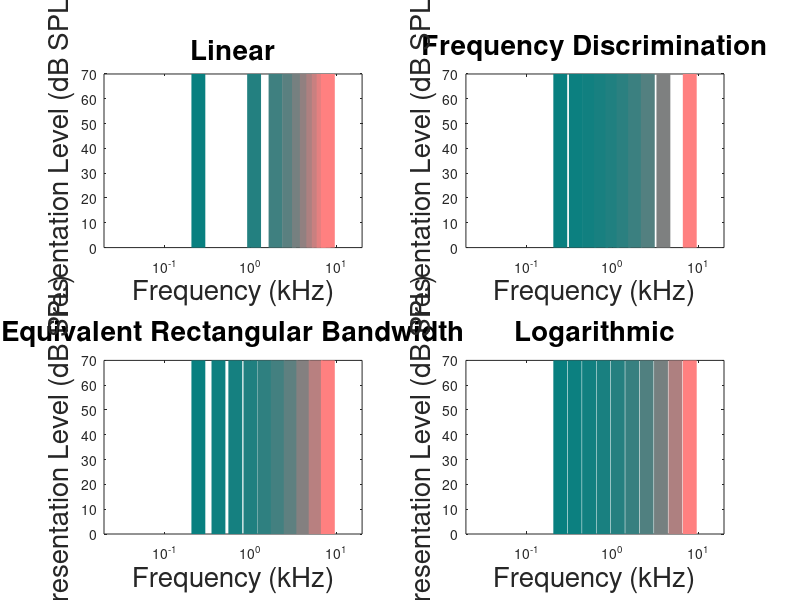
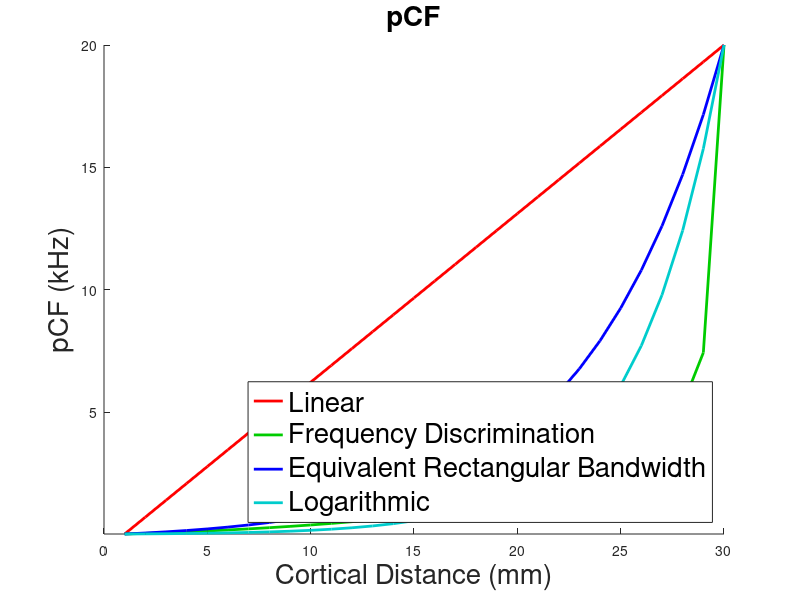
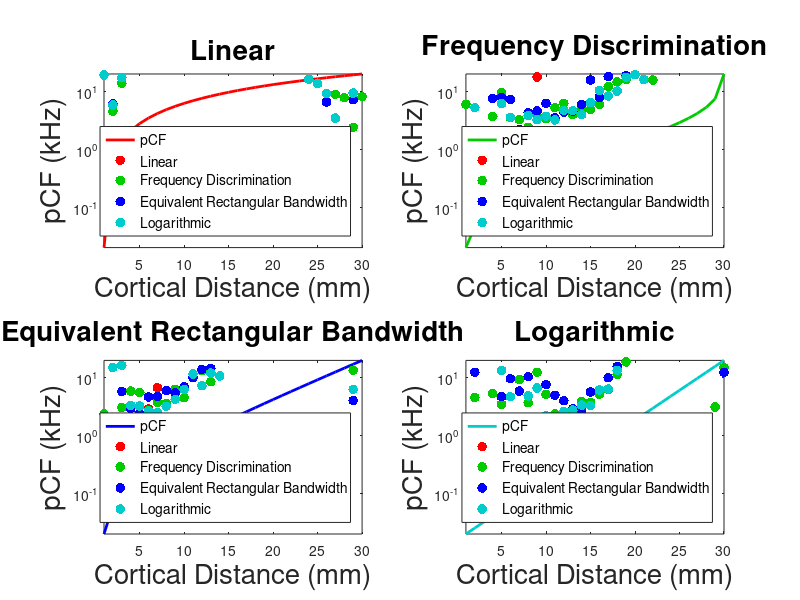
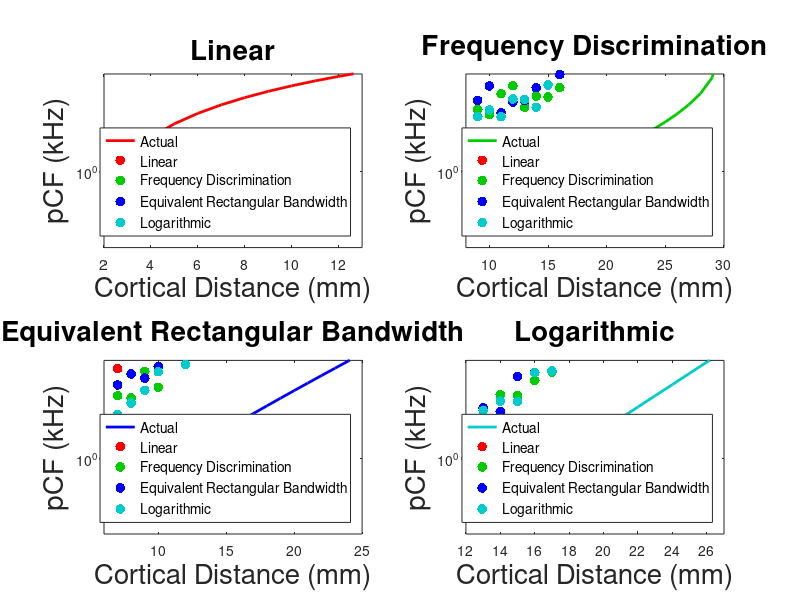

Recreate these plots in MATLAB, in order. (Note: this script raises an error after producing the figures.)
function data = fMRIFreqMagModel
% Model of Frequency magnification imaged using fMRI
% effect on stimulus spacing on recorded response compared to underlying
% spacing of neuron/voxel characterisic frequency spacing

%% TO DO
% Add spread of HMDR - apply to voxel response
% Add noise
% create bandpass noise stimuli
% each voxel contain many tuning curves - loop current code for each voxel
% and take weighted average - then convovle with gaussian Hymodynmaic
% spread response
% 30 random numbers - create coiefient - what is this and why did I say it?
%
% convert SPL to SL for Frequency Discrimination equation
%
% calculate error
% squared error
% (actual2 - estimated2) of each voxel
% mean of voxels
% square root (mean of voxels)

% root mean square error
% for iVMD = 1:length(iVMD)
% for iSMD = 1:length(iSMD)
% for i = 1:nVoxel
% SE(i)=(actual - estimated).^2;
% end
% MSE(iSMD) = mean(SE)
% end
% RMSE(iVMD) = sqrt(MSE(iSMD))
% end

% has frequency discrimation been tested at high frequencies or just
% exprolated

% set xlim of pCF zoom by finding voxels whos pCF frequency matchs
% stimulus frequency limits

% convert voxels to milimeters
% save number of voxels within stimulus set frequency range
% calculate error within stimulus set frequency range

clc; close all

%% Stimuli Magnification domain functions
% magDomain,magScale2F,magFilterWidth
StimMagDomain = {str2func('@LinMagDom'),str2func('@funNDLF'),str2func('@lcfNErb'),str2func('@LogMagDom')};
StimMagDomain2Freq = {str2func('@LinMagDom2Freq'),str2func('@funInvNDLF'),str2func('@lcfInvNErb'),str2func('@LogMagDom2Freq')};

StimSpacingNames = {'Linear','Frequency Discrimination','Equivalent Rectangular Bandwidth','Logarithmic'};   % names for graph titles for each stimulus spacing - must be in same order as StimMagDomain and StimMagDomain2Freq variables
% StimSpacingNamesv2 = {'Linear','Logarithmic','ERB','Freq Dis'}; % shorter names if needed due to space

%% Stimuli Properties
StimHighFreq = 8;  % highest frequency to test
StimLowFreq = 0.25; % lowest frequency to test
StimNum = 10;   % number of stimulus
StimdB = 70;
%% Voxel Population Properties
% Auditory system properties
HighFreq = 20;  % Highest frequency of the system
LowFreq = 0.02; % Lowest frequency of the system
Gradient = 30; % length of gradient in mm
nNeurons = 100000; % number of neurons per mm

%% Neuronal population Magnification domain fucntion
% VoxelMagSpace = {str2func('@lcfNErb'),str2func('@FreqDisMagDom')};
% VoxelMagSpace2Freq = {str2func('@lcfInvNErb'),str2func('@FreqDisMagDom2Fre')};
% VoxelFilterWidth = {str2func('@lcfErb'),str2func('@FreqDisMagDom2Freq')};
VoxelMagSpace = StimMagDomain;
VoxelMagSpace2Freq = StimMagDomain2Freq;
VoxelFilterWidth = {str2func('@lcfErb'),str2func('@lcfErb'),str2func('@lcfErb'),str2func('@lcfErb')};
% VoxelFilterWidth = {str2func('@lcfErb'),str2func('@lcfErb'),str2func('@lcfErb'),str2func('@FreqDisTuningWidth')};
% Spacing Properites
C = 1; % constant scaling for voxel tuning width
NoiseLev = 10; % level of noise in system

%% Imaging Properties
Resolution = 1;  % resolution of imaging in mm
nVoxels = Gradient/Resolution; % number of voxels
NeuronDensity = nNeurons .* Resolution; % number of neurons in each voxel
HDspread = 3; % spread of hemodynamic response in mm

%% Figure Properites
% create colours to use for plot each stimulus/voxel property
SpacingColour = {[1 0 0],[0 0.8 0],[0 0 1],[0 0.8 0.8]};

% Get monitor size to make figures full screen
f = figure ('Visible','off',...
    'Menu', 'None', ...
    'Color', [0.5, 0.5, 0.5]);

set(0,'Units','pixels') ;
p = get(0, 'MonitorPositions');
scnsize = p(1,:);
position = get(f,'Position');
outerpos = get(f,'OuterPosition');
borders = outerpos - position;
edge = -borders(1)/2;

close (f)

FIG = [scnsize(1),...
    scnsize(2),...
    scnsize(3) - edge,...
    scnsize(4)];
fFontSize = 20;
% use code below to set size of each figure created
% set(f,'OuterPosition',FIG)

% PlotIndex = [0 4 8 12] % for 4 by 4 subplot indexing

%% Set up varibles to save too
VMD = cell(length(VoxelMagSpace),1); % Voxel properties - use length for looping
SMD = struct('VoxRes', ones(StimNum,nVoxels), ... % Stimulus propertie - use length for looping
    'VCharaFreq', ones(nVoxels), ...
    'fMRIdata', ones(nVoxels));
Res = cell(length(StimMagDomain),1); % save voxel responses too

%% Create figure to display stimulus properties
fStim = figure('Color', [1 1 1]);
set(fStim,'OuterPosition',FIG)
% fOneResponse = figure('Color', [1 1 1]);
% set(fOneResponse,'OuterPosition',FIG)
% fOneVoxelResponse = figure('Color', [1 1 1]);
% set(fOneVoxelResponse,'OuterPosition',FIG)
% fOneStim = figure('Color', [1 1 1]);
% set(fOneStim,'OuterPosition',FIG)
% fOnepCF = figure('Color', [1 1 1]);
% set(fOnepCF,'OuterPosition',FIG)
% fOneVoxelHist = figure('Color', [1 1 1]);
% set(fOneVoxelHist,'OuterPosition',FIG)
for iVMD = 1:length(VoxelMagSpace)
    
    %% pCF CREATION
    % Create population charactersic frequency (pCF) Spacing Properites
    data.VoxelProp(iVMD)  = VoxelProperties(LowFreq,HighFreq,nVoxels,C,VoxelMagSpace{iVMD},VoxelMagSpace2Freq{iVMD},VoxelFilterWidth{iVMD});    %(LowFreq,HighFreq,nVoxels,C,magDomain,magScale2F,magFilterWidth)
    
    %% Voxel Response Loop
    % Create figure to plot stimulus responses
%     fResponse = figure('Color', [1 1 1]);
%     set(fResponse,'OuterPosition',FIG)
%     fVoxelResponse = figure('Color', [1 1 1]);
%     set(fVoxelResponse,'OuterPosition',FIG)
%     
    for iSMD = 1:length(StimMagDomain)
        
        %% Stimulus Set Creation
        % create stimuli frequencies for each spacing
        StimFreq = StimMagDomain2Freq{iSMD}(linspace(StimMagDomain{iSMD}(StimLowFreq),StimMagDomain{iSMD}(StimHighFreq),StimNum)); % frequencies of stimuli - 3D matrix for band limited noise
        % create stimuli gain structure
        StimLev = ones(size(StimFreq)).*StimdB; % can use to model filter response
        
        %% pCF Responses
        % loop for each stimulus frequency
        for i = 1:length(StimFreq)
%             % plot to response figure
%             figure (fResponse)
            % Response from all voxels to stimulus presented- looped for all stimulus properties and looped for all Voxel properties
            SMD.VoxRes(i,:) = VoxelResponse (StimFreq(i),StimLev,data.VoxelProp(iVMD).VFreqC,data.VoxelProp(iVMD).p,NoiseLev);
            SMD.VoxRes(SMD.VoxRes<0) = 0; % remove negative values
%             subplot(length(VoxelMagSpace)./2,length(StimMagDomain)./2,iSMD); % create and index subplot
%             area(data.VoxelProp(iVMD).VFreqC,SMD.VoxRes(i,:), 'FaceColor',[(StimFreq(i)./max(StimFreq)) 0.5 0.5]); % area plot of each population response to each stimulus over layed for each stimulus set
%             % set plot properties
%             set(gca,'XScale','log');
%             xlabel('pCF (kHz)', 'FontSize', fFontSize), ylabel('Response Level', 'FontSize', fFontSize);
%             axis tight, ylim ([0 StimLev(i)+20]), xlim ([LowFreq 20]);
%             title (StimSpacingNames{iSMD}, 'FontSize', fFontSize);
%             hold on
%             % plot stimulus frequencies on graphs for reference
%             line(repmat(StimFreq(i),1,2),[min(ylim) StimLev(i)], 'color',[(StimFreq(i)./max(StimFreq)) 0.5 0.5], 'LineWidth', 5)
%             % add title to centre of figure
%             if iSMD == 4
%                 uicontrol('Style', 'text',...
%                     'String', StimSpacingNames{iVMD},...
%                     'FontSize', 25,...
%                     'Units','normalized',...
%                     'backgroundcolor',[1 1 1],...
%                     'ForegroundColor',[0 0 0],...
%                     'Position', [0 0.5 1 0.05]);
%             end
            
%             if iSMD == 3 && i == 5 && iVMD == 3
%                 figure(fOneResponse)
%                 area(data.VoxelProp(iVMD).VFreqC,SMD.VoxRes(i,:), 'FaceColor',[(StimFreq(i)./max(StimFreq)) 0.5 0.5]); % area plot of each population response to each stimulus over layed for each stimulus set
%                 % set plot properties
%                 
%                 xlabel('pCF (kHz)', 'FontSize', fFontSize), ylabel('Response Level', 'FontSize', fFontSize);
%                 axis tight, ylim ([0 StimLev(i)+20]), xlim ([LowFreq 20]);
%                 set(gca,'XScale','log');
%                 title ('Response', 'FontSize', fFontSize);
%                 hold on
%                 % plot stimulus frequencies on graphs for reference
%                 line(repmat(StimFreq(i),1,2),[min(ylim) StimLev(i)], 'color',[(StimFreq(i)./max(StimFreq)) 0.5 0.5], 'LineWidth', 5)
%                 
%                 figure(fOneVoxelResponse)
%                 area(SMD.VoxRes(i,:), 'FaceColor',[(StimFreq(i)./max(StimFreq)) 0.5 0.5]); % area plot of each population response to each stimulus over layed for each stimulus set
%                 xlabel('Voxel ID','FontSize', fFontSize), ylabel('Response Level','FontSize', fFontSize);
%                 title ('Response', 'FontSize', fFontSize);
%                 hold on
%                 
%                 figure(fOneStim)
%                 %                 line(repmat(StimFreq(1),1,2),[min(ylim) StimLev(i)], 'color',[(StimFreq(i)./max(StimFreq)) 0.5 0.5], 'LineWidth', 5)
%                 line(repmat(StimFreq(i),1,2),[min(ylim) StimLev(i)], 'color',[(StimFreq(i)./max(StimFreq)) 0.5 0.5], 'LineWidth', 5)
%                 % set plot properties
%                 
%                 xlabel('pCF (kHz)', 'FontSize', fFontSize), ylabel('Response Level', 'FontSize', fFontSize);
%                 ylim ([0 StimLev(i)+20]), xlim ([LowFreq 20]);
%                 set(gca,'XScale','log');
%                 title ('Stimulus', 'FontSize', fFontSize);
%                 
%                 
%                 figure (fOnepCF)
%                 plot (1:nVoxels,data.VoxelProp(iVMD).VFreqC, 'color',SpacingColour{iVMD}, 'LineWidth', 2);
%                 axis tight, title ('pCF', 'FontSize', fFontSize);
%                 xlim([0 30]);
%                 ylim([LowFreq HighFreq]);
%                 %     set(gca,'YScale','log');
%                 xlabel('Cortical Distance (mm)', 'FontSize', fFontSize), ylabel('Population Characteristic Frequency pCF (kHz)', 'FontSize', fFontSize);
%                 warning('off','MATLAB:legend:IgnoringExtraEntries')
%                 legend((StimSpacingNames{1}),(StimSpacingNames{2}),(StimSpacingNames{3}),(StimSpacingNames{4}),'Location','SouthEast', 'FontSize', fFontSize);
%                 
%                 figure (fOneVoxelHist)
% %                 bar(SMD.VoxRes(:,iVMD))
%                  subplot(length(VoxelMagSpace)./2,length(StimMagDomain)./2,iSMD);
%                 bar(SMD.VoxRes(:,8))
%                  axis tight, title ('Voxel Response Profile', 'FontSize', fFontSize);
%                  xlabel('Stimulus ID', 'FontSize', fFontSize), ylabel('Response level', 'FontSize', fFontSize);
%             end
        end
        
%         for i = 1:length(StimFreq)
%             % plot to response figure
%             figure (fVoxelResponse)
%             % Response from all voxels to stimulus presented- looped for all stimulus properties and looped for all Voxel properties
%             %             SMD.VoxRes(i,:) = VoxelResponse (StimFreq(i),StimLev,data.VoxelProp(iVMD).VFreqC,data.VoxelProp(iVMD).p,NoiseLev);
%             %             SMD.VoxRes(SMD.VoxRes<0) = 0; % remove negative values
%             subplot(length(VoxelMagSpace)./2,length(StimMagDomain)./2,iSMD); % create and index subplot
%             area(SMD.VoxRes(i,:), 'FaceColor',[(StimFreq(i)./max(StimFreq)) 0.5 0.5]); % area plot of each population response to each stimulus over layed for each stimulus set
%             xlabel('Voxel ID', 'FontSize', fFontSize), ylabel('Response Level', 'FontSize', fFontSize);
%             title (StimSpacingNames{iSMD}, 'FontSize', fFontSize);
%             hold on
%             if iSMD == 4
%                 uicontrol('Style', 'text',...
%                     'String', StimSpacingNames{iVMD},...
%                     'FontSize', 25,...
%                     'Units','normalized',...
%                     'backgroundcolor',[1 1 1],...
%                     'ForegroundColor',[0 0 0],...
%                     'Position', [0 0.5 1 0.05]);
%             end
%             %         if iSMD == 3 && i == 5 && iVMD == 3
%             %
%             %         end
%         end
        %% Stimulus set plot
        % create figure to plot stimulus properties
        if iVMD == 1
            for i = 1:length(StimFreq)
                figure (fStim)% plot to stimulus properties figure
                subplot(length(VoxelMagSpace)./2,length(StimMagDomain)./2,iSMD); % create and index subplot
                plot(repmat(StimFreq(i),1,2),[min(ylim) StimLev(i)], 'color',[(StimFreq(i)./max(StimFreq)) 0.5 0.5], 'LineWidth', 10); % at each stimulus frequency create lines the level of each stimulus presenation level
                % set plot properties
                set(gca,'XScale','log');
                title (StimSpacingNames{iSMD}, 'FontSize', fFontSize), xlabel('Frequency (kHz)', 'FontSize', fFontSize), ylabel('Presentation Level (dB SPL)', 'FontSize', fFontSize);
                ylim ([0 StimLev(i)]), xlim ([LowFreq 20]);
                hold on
            end
        end
        
        %% pCF ESTIMATION
        % weighted average response for each voxel in stimuli domain (stimuli domain because stimuli ID used for calulation)
        SMD.VCharaFreq = VoxelCharacterFrequency (StimFreq, SMD.VoxRes,StimMagDomain{iSMD},StimMagDomain2Freq{iSMD});
        
        %% fMRI response data - FEATURE TO ADD
        % convolve with Hemodynamic spread
        %         SMD.fMRIdata(iSMD) = fMRIResponse (SMD.VCharaFreq(iSMD),HDspread);
        
        %% Loop Output
        Res{iSMD}= SMD; % save in cell array to allow looping through each stimulus set/properties
        
    end
    
    %% Modelling Results Data
    data.VMD{iVMD,1} = Res; % save in cell array to allow looping through each population characteric frequency (pCF) magnification domain
end

%% pCF Magnifcation
% create figure comparing all pCF magnifcation domains
fpCF = figure('Color', [1 1 1]);
set(fpCF,'OuterPosition',FIG)
for iVMD = 1:length(VoxelMagSpace)
    figure (fpCF)
    hold on
    plot (1:nVoxels,data.VoxelProp(iVMD).VFreqC, 'color',SpacingColour{iVMD}, 'LineWidth', 2);
    axis tight, title ('pCF', 'FontSize', 20);
    xlim([0 30]);
    ylim([LowFreq HighFreq]);
    %     set(gca,'YScale','log');
    xlabel('Cortical Distance (mm)', 'FontSize', fFontSize), ylabel('pCF (kHz)', 'FontSize', fFontSize);
    warning('off','MATLAB:legend:IgnoringExtraEntries')
    legend((StimSpacingNames{1}),(StimSpacingNames{2}),(StimSpacingNames{3}),(StimSpacingNames{4}),'Location','SouthEast', 'FontSize', fFontSize);
end
% fpCFfunct = figure('Color', [1 1 1]);
% set(fpCFfunct,'OuterPosition',FIG)
% for iVMD = 1:length(VoxelMagSpace)
%     figure (fpCFfunct)
%     hold on
%     plot (VoxelMagSpace{iVMD}(LowFreq:0.1:HighFreq),(LowFreq:0.1:HighFreq), 'color',SpacingColour{iVMD}, 'LineWidth', 2);
%     axis tight, title ('pCF', 'FontSize', 20);
%     xlim([0 30]);
%     ylim([LowFreq HighFreq]);
% %     set(gca,'YScale','log');
%     xlabel('Frequency Gradient (mm)'), ylabel('Population Characteristic Frequency pCF (kHz)');
%     warning('off','MATLAB:legend:IgnoringExtraEntries')
%     legend((StimSpacingNames{1}),(StimSpacingNames{2}),(StimSpacingNames{3}),(StimSpacingNames{4}),'Location','SouthEast');
% end


%% pCF Magnifcation Estimation RESULTS - figures to present modelling results

% create figure plotting estimated pCF for each magnification domain for each stimulus set
fTonotopic = figure('Color', [1 1 1]);
set(fTonotopic,'OuterPosition',FIG)
for iVMD = 1:length(VoxelMagSpace)
    figure (fTonotopic)
    subplot(length(VoxelMagSpace)./2, length(VoxelMagSpace)./2, iVMD);
    plot (1:nVoxels,data.VoxelProp(iVMD).VFreqC, 'color',SpacingColour{iVMD}, 'LineWidth', 2);
    axis tight, title (StimSpacingNames{iVMD}, 'FontSize', 20);
    hold on
    for iSMD = 1:length(StimMagDomain)
        scatter (1:nVoxels,data.VMD{iVMD,1}{iSMD ,1}.VCharaFreq, 50, SpacingColour{iSMD}, 'fill')
        set(gca,'YScale','log');
        xlabel('Cortical Distance (mm)', 'FontSize', fFontSize), ylabel('pCF (kHz)', 'FontSize', fFontSize);
        warning('off','MATLAB:legend:IgnoringExtraEntries')
        fLeg = legend('pCF',(StimSpacingNames{1}),(StimSpacingNames{2}),(StimSpacingNames{3}),(StimSpacingNames{4}),'Location','SouthEast');
        set(fLeg, 'FontSize', fFontSize./2);
    end
end

% % create figure plotting estimated pCF for each magnification domain for each stimulus set with axis limits set by stimulus set min and maximum
% fTonotopicZoom = figure('Color', [1 1 1]);
% set(fTonotopicZoom,'OuterPosition',FIG)
% for iVMD = 1:length(VoxelMagSpace)
%     figure (fTonotopicZoom)
%     subplot(length(VoxelMagSpace)./2, length(VoxelMagSpace)./2, iVMD);
%     plot (1:nVoxels,data.VoxelProp(iVMD).VFreqC, 'color',SpacingColour{iVMD}, 'LineWidth', 2);
%     axis tight, title (StimSpacingNames{iVMD}, 'FontSize', 20);
%     xmin = find(data.VoxelProp(iVMD).VFreqC <= StimLowFreq,1);
%     xmax = find(data.VoxelProp(iVMD).VFreqC >= StimHighFreq,1);  % highest frequency to test
%     ylim ([0.2 8]), xlim ([xmin xmax]);
%     hold on
%     for iSMD = 1:length(StimMagDomain)
%         scatter (1:nVoxels,data.VMD{iVMD,1}{iSMD ,1}.VCharaFreq, 50, SpacingColour{iSMD}, 'fill');
%         set(gca,'YScale','log');
%         xlabel('Cortical Distance (mm)', 'FontSize', fFontSize), ylabel('pCF (kHz)', 'FontSize', fFontSize);
%         fLeg = legend('Actual',(StimSpacingNames{1}),(StimSpacingNames{2}),(StimSpacingNames{3}),(StimSpacingNames{4}),'Location','SouthEast');
%         set(fLeg, 'FontSize', fFontSize./2);
%     end
% end

% create figure plotting estimated pCF for each magnification domain for each stimulus set with axis limits set by stimulus set min and maximum
fTonotopicZoomPrune = figure('Color', [1 1 1]);
set(fTonotopicZoomPrune,'OuterPosition',FIG)
data.VoxelsWithinStimLim = zeros(1,iVMD);
for iVMD = 1:length(VoxelMagSpace)
    figure (fTonotopicZoomPrune)
    subplot(length(VoxelMagSpace)./2, length(VoxelMagSpace)./2, iVMD);
    plot (1:nVoxels,data.VoxelProp(iVMD).VFreqC, 'color',SpacingColour{iVMD}, 'LineWidth', 2);
    axis tight, title (StimSpacingNames{iVMD}, 'FontSize', 20);
    xmin = find(data.VoxelProp(iVMD).VFreqC >= StimLowFreq,1);
    xmax = find(data.VoxelProp(iVMD).VFreqC >= StimHighFreq,1);  % highest frequency to test
    data.VoxelsWithinStimLim (iVMD) = xmax -xmin;
    ylim ([0.2 8]), xlim ([xmin xmax]);
    hold on
    for iSMD = 1:length(StimMagDomain)
        EstpCF = data.VMD{iVMD,1}{iSMD ,1}.VCharaFreq;
        EstpCF = [zeros(1,xmin), EstpCF(xmin+1:xmax)', zeros(1,length(EstpCF) - xmax)];
        scatter (1:nVoxels,EstpCF, 50, SpacingColour{iSMD}, 'fill');
        set(gca,'YScale','log');
        xlabel('Cortical Distance (mm)', 'FontSize', fFontSize), ylabel('pCF (kHz)', 'FontSize', fFontSize);
        fLeg = legend('Actual',(StimSpacingNames{1}),(StimSpacingNames{2}),(StimSpacingNames{3}),(StimSpacingNames{4}),'Location','SouthEast');
        set(fLeg, 'FontSize', fFontSize./2);
    end
end


data.RMSE = zeros(1,(iVMD));
for iVMD = 1:iVMD
    MSE = zeros(1,(iSMD));
    for iSMD = 1:iSMD
        SE = zeros(iSMD,nVoxels);
        for i = 1:nVoxels
            SE(iSMD,i)=(data.VoxelProp(iVMD).VFreqC(i) - data.VMD{iVMD,1}{iSMD ,1}.VCharaFreq(i)).^2;
        end
        MSE(iSMD) = mean(SE(iSMD,:));
        data.RMSE(iVMD,iSMD) = sqrt(MSE(iSMD));
    end
end
T = array2table(data.RMSE,'VariableNames',{'Linear' 'FreqDis' 'ERB' 'Log'});
writetable(T,'RMSE.csv');

data.RMSEStimLim = zeros(1,(iVMD));
for iVMD = 1:iVMD
    MSE = zeros(1,(iSMD));
    xmin = find(data.VoxelProp(iVMD).VFreqC <= StimLowFreq,1);
    xmax = find(data.VoxelProp(iVMD).VFreqC >= StimHighFreq,1);  % highest frequency to test
    pCF = data.VoxelProp(iVMD).VFreqC;
    pCF = pCF(xmin+1:xmax);
    data.VoxelsWithinStimLim (iVMD) = xmax -xmin;
    for iSMD = 1:iSMD
        EstpCF = data.VMD{iVMD,1}{iSMD ,1}.VCharaFreq;
        EstpCF = EstpCF(xmin+1:xmax);
        SE = zeros(iSMD,length(pCF));
        for i = 1:length(pCF)
            SE(iSMD,i)= (pCF(i) - EstpCF(i)).^2;
        end
        MSE(iSMD) = mean(SE(iSMD,:));
        data.RMSEStimLim(iVMD,iSMD) = sqrt(MSE(iSMD));
    end
end
T = array2table(data.RMSEStimLim,'VariableNames',{'Linear' 'FreqDis' 'ERB' 'Log'});
writetable(T,'RMSEStimLim.csv');
end



%% Location funcations to call
function Response = VoxelResponse (StimF,StimLev,VoxelFreqC,p,NoiseLev)
StimInt = 10.^(StimLev/10);
Int = zeros(1,length(VoxelFreqC)); % Response intensity for each Voxel
% loop through all voxels
for I = 1:length(VoxelFreqC)
    for II = 1:length(StimF)
        g = abs((StimF(II)-VoxelFreqC(I))/VoxelFreqC(I));
        fw=(1+(p(I)*g)).*exp(-p(I)*g); %Two parameter roex
        Int(I) = Int(I)+fw*StimInt(II);
    end
end
% NoiseLev = 10;
noise = randn (1,length(VoxelFreqC)).*NoiseLev;
Response = 10*log10(max(Int,1)); % Threshold intensity response and convert to dB
Response = Response + noise; %% set negative values to 0
% Response = Int; % no threshold
% Response = max(Int,1);
end
function VCharaFreq = VoxelCharacterFrequency (StimFreq, VoxRes,StimMagDomain,StimMagDomain2Freq)
VCharaFreq = zeros(length(VoxRes),1);
StimFreqStimDomain = StimMagDomain(StimFreq);
for i = 1:length(VoxRes)
    VCharaFreq (i) = sum((StimFreqStimDomain'.*VoxRes(:,i)))./sum(VoxRes(:,i)); % need to convert to linear spacing - convert to mag domain then convert back for characteristic frequencies
end
VCharaFreq(isnan(VCharaFreq)) = 0 ;

VCharaFreq = StimMagDomain2Freq(VCharaFreq);
%% need to convert back to frequency domain
end
function Response = fMRIResponse (StimF,StimLev,VoxelFreqC,p)
% hemodynamic spread
%% Parkes (2005) at 3 T
%% Find paper for 7T - around 2.3 mm
% FWHM GE = 3.9 +/- 0.7 mm, SE = 3.4 +/- 0.8
StimInt = 10.^(StimLev/10);
Int = zeros(1,length(VoxelFreqC)); % Response intensity for each Voxel
for I = 1:length(VoxelFreqC)
    for II = 1:length(StimF)
        g = abs((StimF(II)-VoxelFreqC(I))/VoxelFreqC(I));
        fw=(1+(p(I)*g)).*exp(-p(I)*g); %Two parameter roex
        Int(I) = Int(I)+fw*StimInt(II);
    end
end
Response = 10*log10(max(Int,1)); % Threshold intensity response and convert to dB
% Response = Int; % no threshold
% Response = max(Int,1);
end
function VoxelProp = VoxelProperties(LowFreq,HighFreq,nVoxels,C,VoxelMagSpace,magScale2F,magFilterWidth)
VoxelProp.VmagScale = linspace(VoxelMagSpace(LowFreq),VoxelMagSpace(HighFreq),nVoxels); % Linearly space in magnification scale domain (ERB, FS, LOG, LIN)
VoxelProp.VFreqC = magScale2F(VoxelProp.VmagScale);   % Voxel Characterisic Frequency - Convert maginification scale values to frequency values (kHz)
VoxelProp.VTuningWidth = magFilterWidth(VoxelProp.VFreqC); % Voxel frequency tuning width for each Voxel Charactersic Frequency (for each voxel)(Bandwidth in?)
VoxelProp.p = C*4*VoxelProp.VFreqC./VoxelProp.VTuningWidth; % Filter coefficient of each Voxel % VTuningWidth - population tuning width / populationERB
end
function y = LinMagDom(f)
y = f;
end
function f = LinMagDom2Freq(x)
f = x;
end
function y = LogMagDom(f)
y = log10(f);
end
function f = LogMagDom2Freq(x)
f = 10.^(x);
end
function erb = lcfErb(f)
% ***** lcfErb *****
% ERBs as per Glasberg and Moore (1990);
A = 24.7/1000; B = 4.37;
erb = A*(B*f+1);
end
function nerb = lcfNErb(f)
% ***** lcfNErb *****
% Converts frequency to ERB number;
A = 24.7/1000; B = 4.37;
nerb = 1/(A*B)*log(B*f+1);
end
function f = lcfInvNErb(nerb)
% ***** lcfInvNErb *****
% Converts ERB number to frequency;
A = 24.7/1000; B = 4.37;
f = 1/B*(exp(A*B*nerb)-1);
end
function DLF= FreqDisTuningWidth (f)

%% log DLF = a'sqrt(F) + k' + m'(SL^-1) % Nelson et al (1983)
% Nelson et al k' = -0.15, m' = 5.056, a' = 0.0214

%% Weir (1977) = log DLF = a sqrt(F) + b % depended on dB SL

a = 0.0214; k = -0.15; m = 5.056; SL = 40;
f = f.*1000; % convert from kHz to Hz

DLF = log10(a.*(sqrt(f)) + k + m.*(SL^-1));


% FreqSelTunWid = f;
end
% function y = FreqDisMagDom(x)
% %% number of Freq Selectivity units
% a = 0.0214; k = -0.15; m = 5.056; SL = 35;
% % f = f.*1000;
% y = exp(a .* sqrt(f) + k + m.*(SL.^-1));
% % y = exp(-0.676727 .* sqrt(x)).*(-4.39147-2.97183 .* sqrt(x));
% % y = 92.9414 .* exp((0.0214 .* sqrt(f))) .* (-46.729 + sqrt(f));
% 
% df = -((2.*(a.*sqrt(f) + 1) .* exp (-(a.* SL .* sqrt(f) + k .*SL + m)./SL))./a.^2
% 
% % log df = a*sqrt(f)+B) Weir 1977
% % x = f
% % integral of 1/e^(a*sqrt(x)+B)
% a = 0.026, b = -0.533; % for 40 dB SL
% y = -((2.*(a.*sqrt(x) +1).*exp(a.*(-sqrt(x)-b))./a.^2));
% end
% function f = FreqDisMagDom2Freq(x)
% a = 0.0214; k = -0.15; m = 5.056; SL = 35;
% 
% f = ((log(x) - (k + m.*(SL.^-1)))./a).^2;
% % y = 92.9414 .* log((0.0214 .* sqrt(x))) .* (-46.729 + sqrt(x));
% % f = f./1000;
% end
function nDLF = funNDLF (f)
%% define frequency resolution
% fs = 0:0.1:20;
% convert from kHz to Hz
f = f.*1000;
% constants for frequency discrimination
% SL is dB SL
a = 0.0214; k = -0.15; m = 5.056; SL = 40;
% y = exp(a .* sqrt(f) + k + m.*(SL.^-1));
% equation from Nelson
% DLM = exp(a .* sqrt(f) + k + m.*(SL.^-1));
% integral for 1/exp(a .* sqrt(f) + k + m.*(SL.^-1))
% describes how distance changes as a function of characteristic frequency
% Fc
% nDLF = -((2.*(a.*sqrt(f) + 1) .* exp (-(a.* SL .* sqrt(f) + k .*SL + m)./SL))./a.^2);


% log df = exp(a*sqrt(f)+B)) Weir 1977

 % for 40 dB SL
a = 0.026;
b = -0.533;
% fd = exp(a*sqrt(fs)+b);
% df = 1./(exp(a*sqrt(fs)+b));
% integral of 1/e^(a*sqrt(f)+b)
% nDLF = -((2.*(a.*sqrt(f) +1).*exp(a.*(-sqrt(f)-b))./a.^2));
nDLF = -(2.^(1-b-a .* sqrt(f)) .* 5.^(-b-a .* sqrt(f)) .* (1+a .* sqrt(f) .* log(10)))./(a.^2 .* (log(10)).^2);
end

function f = funInvNDLF (nDLF)
%% define frequency resolution
fs = 0:0.01:20;
% convert from kHz to Hz
fs = fs.*1000;
% constants for frequency discrimination
% SL is dB SL
% a = 0.0214; k = -0.15; m = 5.056; SL = 40;
% y = exp(a .* sqrt(f) + k + m.*(SL.^-1));
% equation from Nelson
% DLM = exp(a .* sqrt(f) + k + m.*(SL.^-1));
% integral for 1/exp(a .* sqrt(f) + k + m.*(SL.^-1))
% describes how distance changes as a function of characteristic frequency
% Fc
% d = -((2.*(a.*sqrt(fs) + 1) .* exp (-(a.* SL .* sqrt(fs) + k .*SL + m)./SL))./a.^2);

% log df = exp(a*sqrt(f)+B)) Weir 1977

 % for 40 dB SL
a = 0.026;
b = -0.533;
% fd = exp(a*sqrt(fs)+b);
% df = 1./(exp(a*sqrt(fs)+b));
% integral of 1/e^(a*sqrt(f)+b)
% d = -((2.*(a.*sqrt(fs) +1).*exp(a.*(-sqrt(fs)-b))./a.^2));
d = -(2.^(1-b-a .* sqrt(fs)) .* 5.^(-b-a .* sqrt(fs)) .* (1+a .* sqrt(fs) .* log(10)))./(a.^2 .* (log(10)).^2);
dq = 0:0.001:30; % distance of cortex
% x = cortical distance = d
% v = characterisic frequency = f

f = interp1(d,fs,nDLF,'spline');
f = f./1000;

end
